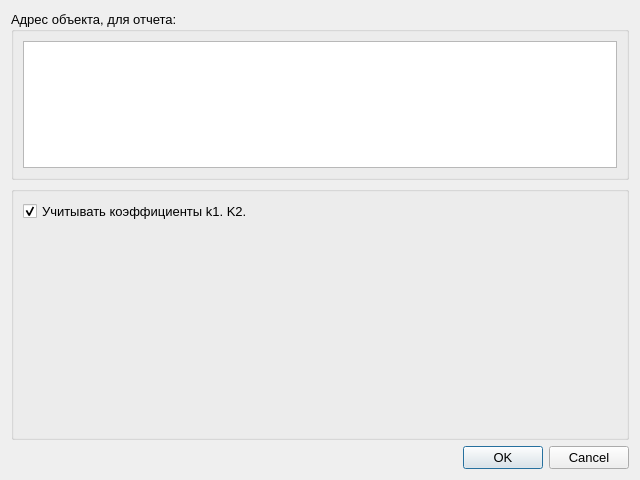
<?xml version="1.0" encoding="UTF-8"?>
<ui version="4.0">
 <class>Dialog</class>
 <widget class="QDialog" name="Dialog">
  <property name="geometry">
   <rect>
    <x>0</x>
    <y>0</y>
    <width>640</width>
    <height>480</height>
   </rect>
  </property>
  <property name="font">
   <font>
    <pointsize>10</pointsize>
   </font>
  </property>
  <property name="windowTitle">
   <string>Dialog</string>
  </property>
  <layout class="QVBoxLayout" name="verticalLayout" stretch="2,3,0">
   <item>
    <widget class="QGroupBox" name="groupBox">
     <property name="font">
      <font>
       <pointsize>10</pointsize>
      </font>
     </property>
     <property name="title">
      <string>Адрес объекта, для отчета:</string>
     </property>
     <layout class="QVBoxLayout" name="verticalLayout_groupBox">
      <item>
       <widget class="QTextEdit" name="textEdit">
        <property name="sizePolicy">
         <sizepolicy hsizetype="Expanding" vsizetype="Expanding">
          <horstretch>0</horstretch>
          <verstretch>0</verstretch>
         </sizepolicy>
        </property>
       </widget>
      </item>
     </layout>
    </widget>
   </item>
   <item>
    <widget class="QGroupBox" name="groupBox_2">
     <property name="title">
      <string />
     </property>
     <layout class="QVBoxLayout" name="verticalLayout_groupBox_2">
      <item>
       <widget class="QCheckBox" name="checkBox1">
        <property name="toolTip">
         <string>&lt;html&gt;&lt;head/&gt;&lt;body&gt;&lt;p&gt;&lt;span style=" font-family:'Segoe UI','sans-serif'; font-size:11pt;"&gt;Рекомендация:&lt;/span&gt;&lt;span style=" font-size:11pt;"/&gt;&lt;/p&gt;&lt;p&gt;&lt;span style=" font-family:'Segoe UI','sans-serif'; font-size:11pt;"&gt;- Для ручного расчёта и экспертизы — используйте методику (СП), она проще и понятнее проверяющим.&lt;/span&gt;&lt;span style=" font-size:11pt;"/&gt;&lt;/p&gt;&lt;p&gt;&lt;span style=" font-family:'Segoe UI','sans-serif'; font-size:11pt;"&gt;- Для оптимизации в рамках системы Алютех — можно применять k₁ и k₂ из их каталога.&lt;/span&gt;&lt;/p&gt;&lt;/body&gt;&lt;/html&gt;</string>
        </property>
        <property name="text">
         <string>Учитывать коэффициенты k1. K2.</string>
        </property>
        <property name="checked">
         <bool>true</bool>
        </property>
       </widget>
      </item>
      <item>
       <spacer name="verticalSpacer">
        <property name="orientation">
         <enum>Qt::Vertical</enum>
        </property>
        <property name="sizeHint" stdset="0">
         <size>
          <width>20</width>
          <height>0</height>
         </size>
        </property>
       </spacer>
      </item>
     </layout>
    </widget>
   </item>
   <item>
    <widget class="QDialogButtonBox" name="buttonBox">
     <property name="orientation">
      <enum>Qt::Horizontal</enum>
     </property>
     <property name="standardButtons">
      <set>QDialogButtonBox::Cancel|QDialogButtonBox::Ok</set>
     </property>
    </widget>
   </item>
  </layout>
 </widget>
 <resources />
 <connections>
  <connection>
   <sender>buttonBox</sender>
   <signal>accepted()</signal>
   <receiver>Dialog</receiver>
   <slot>accept()</slot>
   <hints>
    <hint type="sourcelabel">
     <x>248</x>
     <y>254</y>
    </hint>
    <hint type="destinationlabel">
     <x>157</x>
     <y>274</y>
    </hint>
   </hints>
  </connection>
  <connection>
   <sender>buttonBox</sender>
   <signal>rejected()</signal>
   <receiver>Dialog</receiver>
   <slot>reject()</slot>
   <hints>
    <hint type="sourcelabel">
     <x>316</x>
     <y>260</y>
    </hint>
    <hint type="destinationlabel">
     <x>286</x>
     <y>274</y>
    </hint>
   </hints>
  </connection>
 </connections>
</ui>
